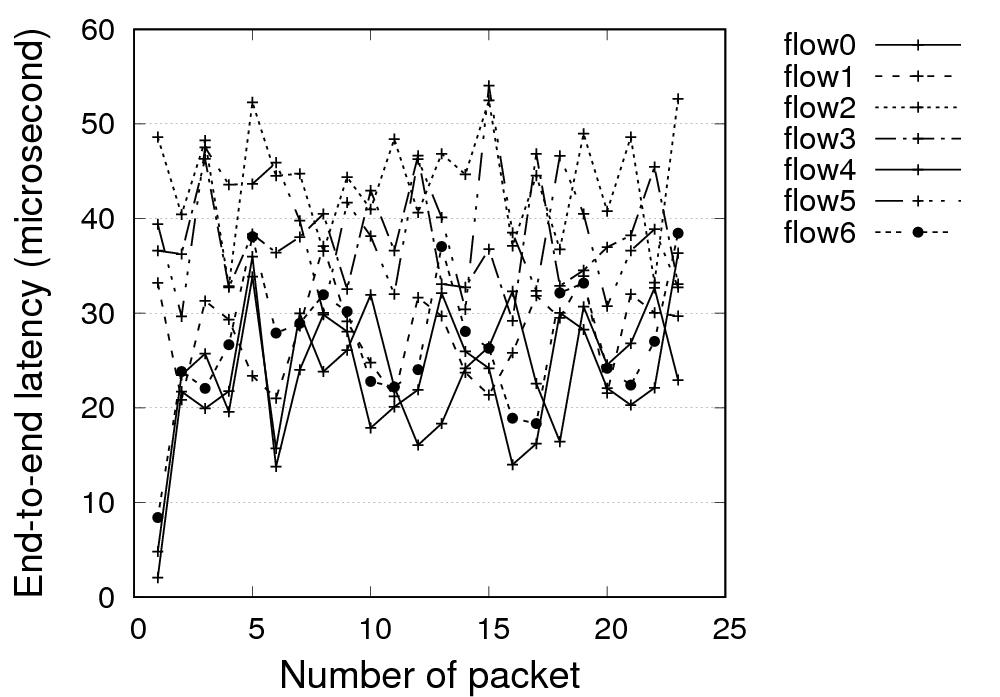

Write the gnuplot code that produced this figure.
# Unset all properties
unset title
unset key
unset xtics
unset ytics

# Setup output environment
set term postscript eps enhanced
set output "Latency_ATS.eps"

# Graphic settings
# set style data linespoints

set size 0.8,0.8

set xlabel "Number of packet" font "Arial,22"
set ylabel "End-to-end latency (microsecond)" font "Arial,22"

set xtics
set ytics
set key outside
set terminal postscript solid "Arial" 18

set grid y

set datafile missing "-"

# Plotting
plot[:][0:60] \
"ATS.dat" using 1:2 with linespoints linewidth 2 title "flow0", \
"ATS.dat" using 1:3 with linespoints linewidth 2 title "flow1", \
"ATS.dat" using 1:4 with linespoints linewidth 2 title "flow2", \
"ATS.dat" using 1:5 with linespoints linewidth 2 title "flow3", \
"ATS.dat" using 1:6 with linespoints linewidth 2 title "flow4", \
"ATS.dat" using 1:7 with linespoints linewidth 2 title "flow5", \
"ATS.dat" using 1:8 with linespoints linewidth 2 title "flow6", \
